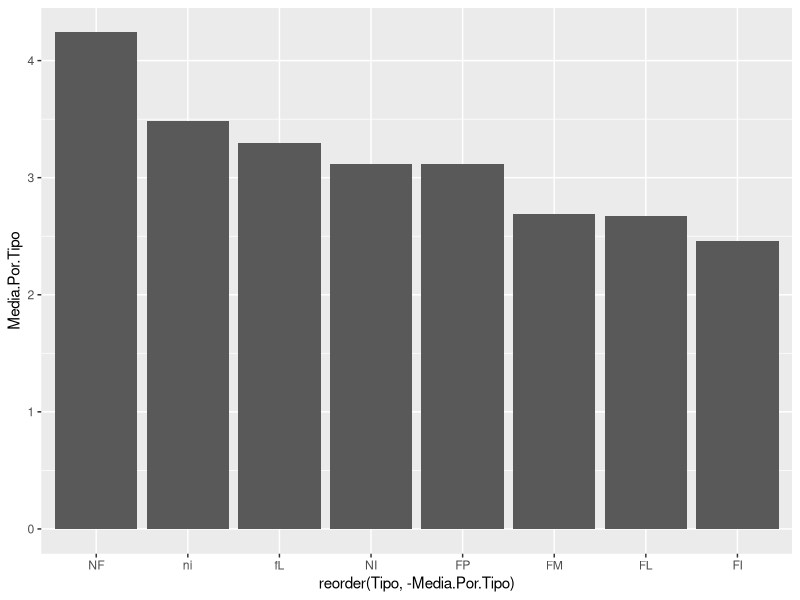
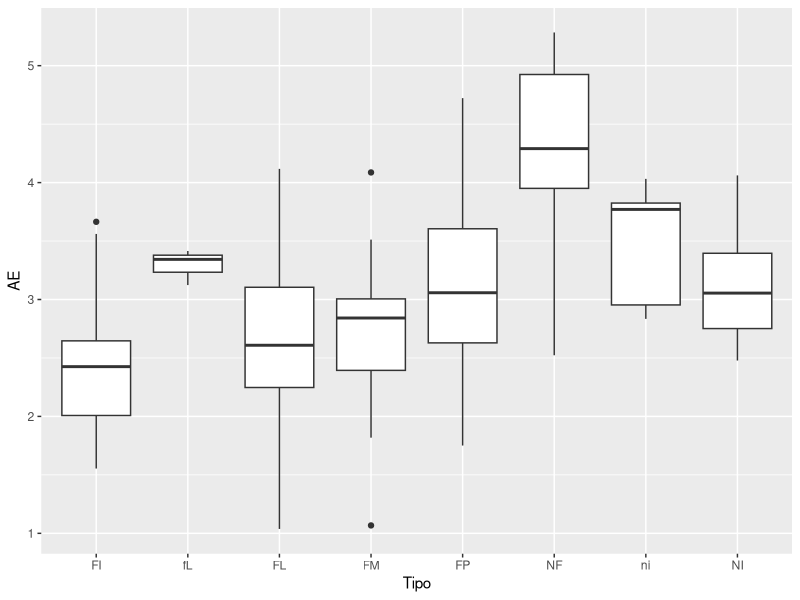

The R source for these figures, in order:
## ---- chunk 1
knitr::opts_chunk$set(echo = TRUE)
library(caret)
library(dplyr)
library(ggplot2)
## ---- chunk 2
df <- read.csv(file = './Fumadores.csv')

## ---- chunk 3
str(df)

#Corregimos los factores (sólo debería haber 6 niveles: NF, FP, NI, FL, FM, FI). 

levels(df$Tipo) <- list(NF = "NF", FP = "FP", NI = c("NI", "ni"), FL = c("FL", "fL"), FM = "FM", FI = "FI")
str(df)
## ---- chunk 4
summary(df$AE)
## ---- chunk 5
resumen <- df %>% group_by(Tipo) %>% summarize(Media.Por.Tipo = mean(AE),
                                               Numero.Personas = length(AE))
print(resumen)
g <- ggplot(resumen, aes(x = reorder(Tipo, -Media.Por.Tipo), y = Media.Por.Tipo)) + geom_col()
print(g) 

misboxplots <- ggplot(df, aes(x = Tipo, y = AE)) + geom_boxplot()
print(misboxplots)

## ---- chunk 6



